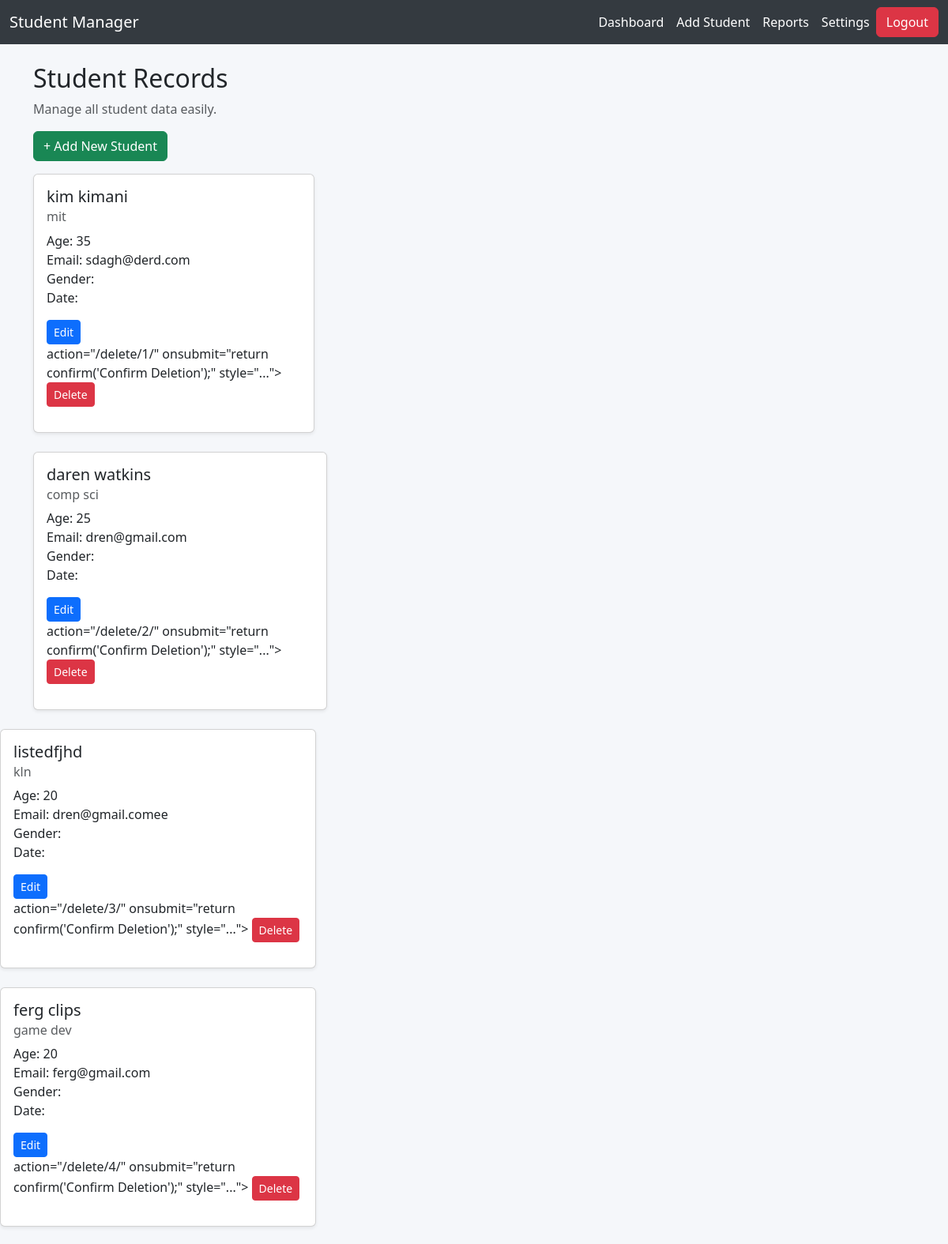
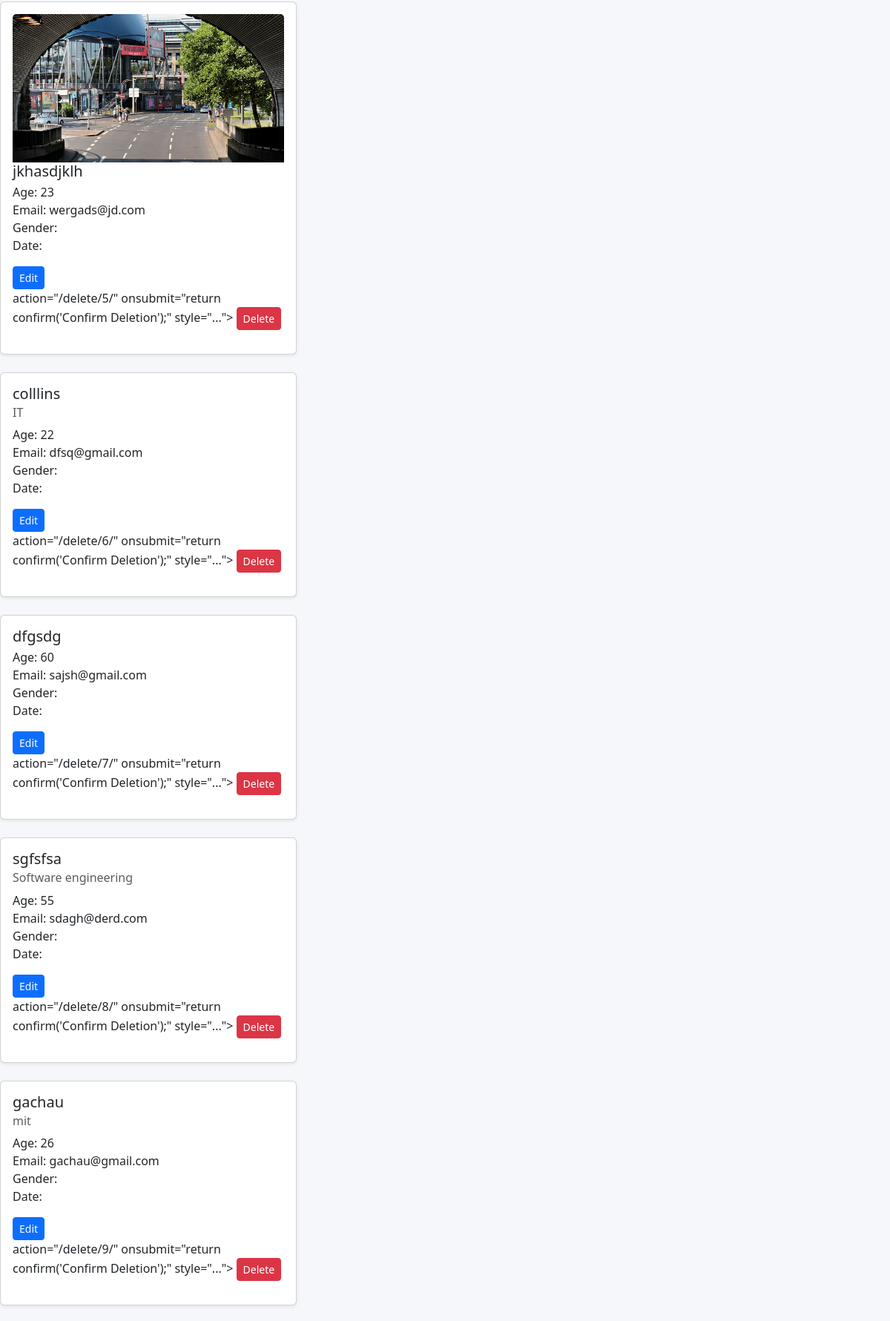
The page /dashboard/ (signed in, upper part) on the database its author committed (2 pictures, top to bottom).
### Dashboard/models.py (models this page shows, shortened)
class Student(models.Model):
    image = models.ImageField(upload_to='students/',null=True,blank=True)
    name = models.CharField(max_length=20)
    course = models.CharField(max_length=30)
    age = models.IntegerField()
    email = models.EmailField()
    gender = models.CharField(default='Male', max_length=20)
    date = models.CharField(default=datetime.date.today)

### Dashboard/views.py (the view)
# urls.py: path('dashboard/', views.dashboard, name='dashboard'),
@login_required
def dashboard(request):
    students = Student.objects.all()
    return render(request, 'dashboard.html', context={'students': students})

### Dashboard/templates/dashboard.html (shortened to what this page needs)
{% load static %}
<html lang="en">
<head>
    <link href="https://cdn.jsdelivr.net/npm/bootstrap@5.3.0/dist/css/bootstrap.min.css" rel="stylesheet">
    <link rel="stylesheet" href="{% static 'css/main.css'%}">
</head>
<body>
<nav class="navbar navbar-expand-lg">
    <div class="container-fluid">
        <a class="navbar-brand" href="#">Student Manager</a>
        <div class="collapse navbar-collapse">
            <ul class="navbar-nav ms-auto">
                <li class="nav-item"><a class="nav-link" href="#">Dashboard</a></li>
                <li class="nav-item"><a class="nav-link" href="{% url 'add_student' %}">Add Student</a></li>
                <li class="nav-item"><a class="nav-link" href="#">Reports</a></li>
                <li class="nav-item"><a class="nav-link" href="#">Settings</a></li>
            </ul>
            {% if user.is_authenticated %}
            <a href="{% url 'logout' %}" class="btn btn-danger">Logout</a>
            {% else %}
            <a href="{% url 'logout' %}" class="btn btn-success">Login</a>
            {% endif %}
        </div>
    </div>
</nav>
<div class="container mt-4">
    <h2>Student Records</h2>
    <p class="text-muted">Manage all student data easily.</p>
    <div class="mb-3">
        <a href="{% url 'add_student' %}" class="btn btn-success">+ Add New Student</a>
    </div>
    <div class="row">
        {% for student in students %}
        <div class="col-md-4">
            <div class="card shadow-sm mb-4">
                <div class="card-body">
                    {% if student.image %}
                    <img src="{{ student.image.url }}" alt="" class=" card-img-top" style="height: 200px;object-fit:cover">
                    {% endif %}
                    <h5 class="card-title">{{ student.name }}</h5>
                    <h6 class="card-subtitle mb-2 text-muted">{{ student.course }}</h6>
                    <p class="card-text">Age: {{ student.age }}<br>Email: {{ student.email }}<br>Gender: {{ gender }}<br>Date: {{date}}</p>
                    <div class="card-actions">
                        <a href="{% url 'update_student' student.id %}" class="btn btn-sm btn-primary">Edit</a>
                           <form method="POST">
        action="{% url 'delete_student' student.id %}"
        onsubmit="return confirm('Confirm Deletion');"
        style="...">
        <button type="submit" class="btn btn-sm btn-danger">Delete</button>
    </form>
                    </div>
                </div>
            </div>
        </div>
        </div>
        {% endfor %}
</body>
</html>

### static/css/main.css (style rules this page uses)
body { background-color: #f5f7fa; }
.navbar { background-color: #343a40; }
.navbar-brand, .nav-link { color: white !important; }
.card-actions a { margin-right: 5px; }

### rows shown on the page
Student: name "kim kimani", course "mit", age "35", email "sdagh@derd.com", id "/delete/1/"
Student: name "daren watkins", course "comp sci", age "25", email "dren@gmail.com", id "/delete/2/"
Student: name "listedfjhd", course "kln", age "20", email "dren@gmail.comee", id "/delete/3/"
Student: name "ferg clips", course "game dev", age "20", email "ferg@gmail.com", id "/delete/4/"
Student: image (picture), name "jkhasdjklh", age "23", email "wergads@jd.com", id "/delete/5/"
Student: name "colllins", course "IT", age "22", email "dfsq@gmail.com", id "/delete/6/"
Student: name "dfgsdg", age "60", email "sajsh@gmail.com", id "/delete/7/"
Student: name "sgfsfsa", course "Software engineering", age "55", email "sdagh@derd.com", id "/delete/8/"
Student: name "gachau", course "mit", age "26", email "gachau@gmail.com", id "/delete/9/"
